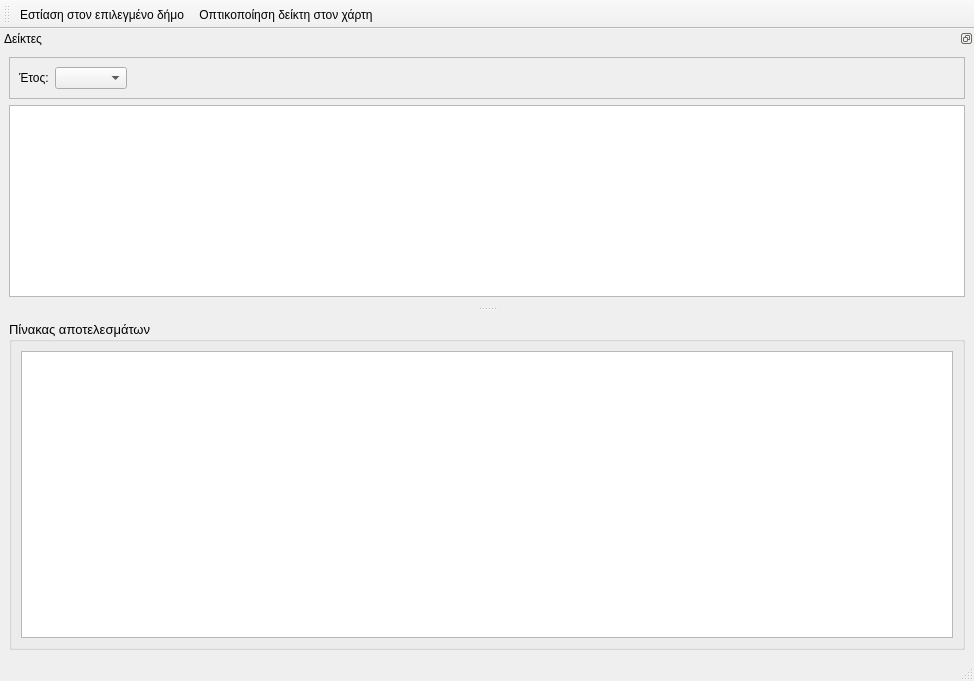
<?xml version="1.0" encoding="UTF-8"?>
<ui version="4.0">
 <class>MainWindow</class>
 <widget class="QMainWindow" name="MainWindow">
  <property name="geometry">
   <rect>
    <x>0</x>
    <y>0</y>
    <width>974</width>
    <height>681</height>
   </rect>
  </property>
  <property name="windowTitle">
   <string>MainWindow</string>
  </property>
  <widget class="QWidget" name="centralwidget">
   <layout class="QVBoxLayout" name="verticalLayout_3">
    <item>
     <widget class="QGroupBox" name="groupBox">
      <property name="font">
       <font>
        <pointsize>10</pointsize>
        <weight>50</weight>
        <bold>false</bold>
        <underline>false</underline>
        <strikeout>false</strikeout>
        <kerning>true</kerning>
       </font>
      </property>
      <property name="title">
       <string>Πίνακας αποτελεσμάτων</string>
      </property>
      <layout class="QVBoxLayout" name="verticalLayout">
       <item>
        <widget class="QTableView" name="tableView"/>
       </item>
      </layout>
     </widget>
    </item>
   </layout>
  </widget>
  <widget class="QMenuBar" name="menubar">
   <property name="geometry">
    <rect>
     <x>0</x>
     <y>0</y>
     <width>974</width>
     <height>19</height>
    </rect>
   </property>
  </widget>
  <widget class="QStatusBar" name="statusbar"/>
  <widget class="QToolBar" name="toolBar">
   <property name="sizePolicy">
    <sizepolicy hsizetype="Preferred" vsizetype="Preferred">
     <horstretch>0</horstretch>
     <verstretch>0</verstretch>
    </sizepolicy>
   </property>
   <property name="windowTitle">
    <string>toolBar</string>
   </property>
   <attribute name="toolBarArea">
    <enum>TopToolBarArea</enum>
   </attribute>
   <attribute name="toolBarBreak">
    <bool>false</bool>
   </attribute>
   <addaction name="action_zoom"/>
   <addaction name="action_showmap"/>
  </widget>
  <widget class="QDockWidget" name="dockWidget">
   <property name="sizePolicy">
    <sizepolicy hsizetype="Preferred" vsizetype="Preferred">
     <horstretch>0</horstretch>
     <verstretch>0</verstretch>
    </sizepolicy>
   </property>
   <property name="features">
    <set>QDockWidget::DockWidgetFloatable|QDockWidget::DockWidgetMovable</set>
   </property>
   <property name="windowTitle">
    <string>Δείκτες</string>
   </property>
   <attribute name="dockWidgetArea">
    <number>4</number>
   </attribute>
   <widget class="QWidget" name="dockWidgetContents">
    <layout class="QVBoxLayout" name="verticalLayout_4">
     <item>
      <widget class="QFrame" name="frame">
       <property name="frameShape">
        <enum>QFrame::StyledPanel</enum>
       </property>
       <property name="frameShadow">
        <enum>QFrame::Raised</enum>
       </property>
       <layout class="QHBoxLayout" name="horizontalLayout">
        <item>
         <widget class="QLabel" name="label">
          <property name="text">
           <string>Έτος:</string>
          </property>
         </widget>
        </item>
        <item>
         <widget class="QComboBox" name="cboYear"/>
        </item>
        <item>
         <spacer name="horizontalSpacer">
          <property name="orientation">
           <enum>Qt::Horizontal</enum>
          </property>
          <property name="sizeHint" stdset="0">
           <size>
            <width>40</width>
            <height>20</height>
           </size>
          </property>
         </spacer>
        </item>
       </layout>
      </widget>
     </item>
     <item>
      <widget class="QTreeView" name="treeView"/>
     </item>
    </layout>
   </widget>
  </widget>
  <action name="action_zoom">
   <property name="icon">
    <iconset resource="resources.qrc">
     <normaloff>:/plugins/ygeia/icons/1394568050_Zoom.png</normaloff>:/plugins/ygeia/icons/1394568050_Zoom.png</iconset>
   </property>
   <property name="text">
    <string>Εστίαση στον επιλεγμένο δήμο</string>
   </property>
  </action>
  <action name="action_showmap">
   <property name="icon">
    <iconset resource="resources.qrc">
     <normaloff>:/plugins/ygeia/icons/map_add.png</normaloff>:/plugins/ygeia/icons/map_add.png</iconset>
   </property>
   <property name="text">
    <string>Οπτικοποίηση δείκτη στον χάρτη</string>
   </property>
   <property name="toolTip">
    <string>Οπτικοποίηση δείκτη στον χάρτη</string>
   </property>
  </action>
 </widget>
 <resources>
  <include location="resources.qrc"/>
 </resources>
 <connections/>
</ui>
